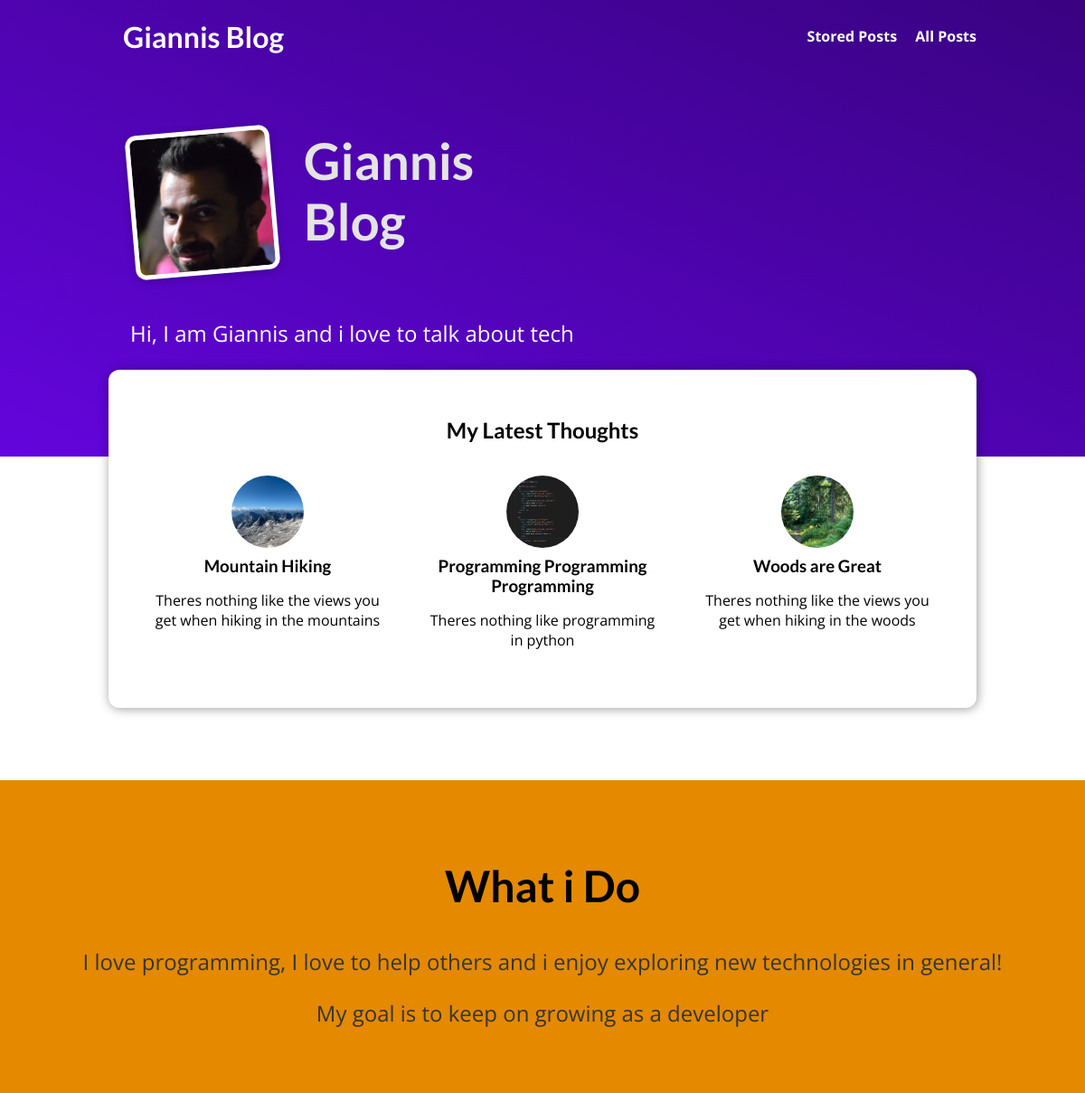
Before: / with the older database file.
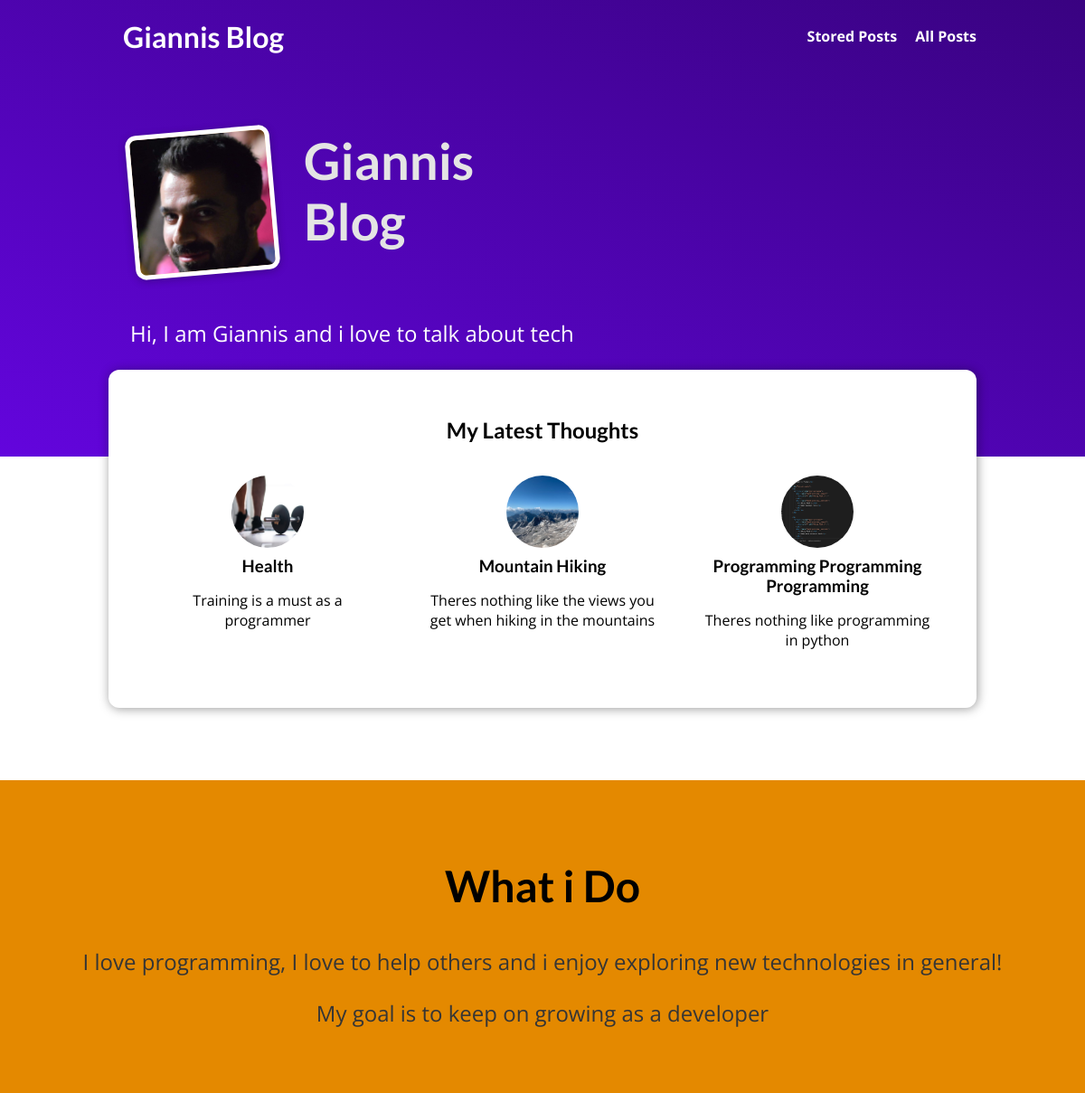
After: the same page with the newer database file.
### blog/models.py (models this page shows, shortened)
class Post(models.Model):
    title = models.CharField(max_length=150)
    excerpt = models.CharField(max_length=200)
    image = models.ImageField(upload_to="posts", null=True)
    date = models.DateField(auto_now=True)
    slug = models.SlugField(unique=True , db_index=True)
    content = models.TextField(validators=[MinLengthValidator(10)])
    author = models.ForeignKey(Author, on_delete=models.SET_NULL, null=True,  related_name="posts")
    tags = models.ManyToManyField(Tag)

### blog/views.py (the view)
# urls.py: path("", views.StartingPageView.as_view(), name="starting-page"),
class StartingPageView(ListView):
    template_name = "blog/index.html"
    model = Post
    ordering = ["-date"]
    context_object_name = "posts"
    def get_queryset(self) -> QuerySet[Any]:
        queryset = super().get_queryset()
        data = queryset[:3]
        return data

### blog/templates/blog/index.html (shortened to what this page needs)
{% extends "base.html" %}
{% load static %}
{% block css_files %}
    <link rel="stylesheet" href="{%static "blog/post.css"%}"/>
    <link rel="stylesheet" href="{%static "blog/index.css" %}" />
{% endblock %}
{%block content %}
    <section id="welcome">
        <header>
            <img src="{% static "blog/images/max.png" %}" alt="Giannis - The Author Of This Blog"/>
            <h2>Giannis Blog</h2>
        </header>
        <p>Hi, I am Giannis and i love to talk about tech</p>
    </section>
    <section id="latest-posts">
        <h2>My Latest Thoughts</h2>
        <ul>
            {% for post in posts %}
            {%include "blog/includes/post.html"%}
            {%endfor%}
        </ul>
    </section>
    <section id="about">
        <h2>What i Do</h2>
        <p>
            I love programming, I love to help others and i enjoy exploring new technologies in general!
        </p>
        <p>
            My goal is to keep on growing as a developer
        </p>
    </section>
{% endblock %}

### templates/base.html (shortened to what this page needs)
{% load static %}
<!DOCTYPE html>
<html lang="en">
<head>
    <link rel="stylesheet" href="{% static "app.css" %}">
    {% block css_files %}{% endblock %}
</head>
<body>
    <header id="main-navigation">
        <h1>
            <a href="{% url "starting-page"%}">Giannis Blog</a>
        </h1>
        <nav>
            <a href="{%url "read-later" %}">Stored Posts</a>
            <a href="{%url "posts-page" %}">All Posts</a>
        </nav>
    </header>
    {% block content %}
    {% endblock %}
</body>
</html>

### blog/templates/blog/includes/post.html
{%load static%}
<li>
    <article class="post">
        <a href="{%url "post-detail-page" slug=post.slug%}">
            <img src="{{ post.image.url}}" alt="{{post.title}}"/>
            <div class="post_content">
                <h3>{{ post.title}}</h3>
                <p>{{post.excerpt}}</p>
            </div>
        </a>
    </article>
</li>

### static/app.css (style rules this page uses)
* { box-sizing: border-box; }
html { font-family: 'Open Sans', 'Lato', sans-serif; }
body { margin: 0; }
h1, h2, h3 { font-family: 'Lato', sans-serif; font-weight: bold; }
#main-navigation { width: 100%; height: 5rem; display: flex; justify-content: space-between; align-items: center; padding: 0 10%; position: absolute; top: 0; left: 0; }
#main-navigation a { text-decoration: none; color: white; font-weight: bold; margin-left: 1rem; }

### blog/static/blog/post.css (style rules this page uses)
.post { display: flex; flex-direction: column; align-items: center; text-align: center; }
.post a { text-decoration: none; color: black; transition: all 0.2s ease; padding: 1rem; }
.post img { width: 5rem; height: 5rem; object-fit: cover; border-radius: 50%; }
.post h3 { margin: 0.25rem 0; }

### blog/static/blog/index.css (style rules this page uses)
#welcome { background: linear-gradient(to right top, #6305dd, #390281); padding: 6rem 12%; }
#welcome header { display: flex; align-items: flex-start; margin: 3rem auto; }
#welcome img { width: 10rem; height: 10rem; object-fit: cover; object-position: top; border: 5px solid white; border-radius: 12px; background-color: #ffe1bf; transform: rotateZ(-5deg); box-shadow: 0 2px 8px rgba(0, 0, 0, 0.25); }
#welcome h2 { font-size: 3.5rem; margin: 0 0 0 2rem; color: #e4e4e4; width: 10rem; }
#welcome p { color: white; font-size: 1.5rem; }
#latest-posts { background-color: white; padding: 2rem; border-radius: 12px; width: 60rem; margin: -6rem auto 2rem auto; box-shadow: 1px 1px 12px rgba(0, 0, 0, 0.4); }
#latest-posts h2 { text-align: center; }
#latest-posts ul { list-style: none; margin: 0; padding: 0; display: flex; gap: 1rem; }
#latest-posts li { flex: 1; }
#about { text-align: center; padding: 3rem; background-color: #e48900; margin-top: 5rem; }
#about h2 { font-size: 3rem; }
#about p { font-size: 1.5rem; color: #353535; }

Changed rows visible on the page:
no longer on this page (row unchanged): Post: image (picture), title "Woods are Great", excerpt "Theres nothing like the views you get when hiking in the woods"
added Post: image (picture), title "Health", excerpt "Training is a must as a programmer"
